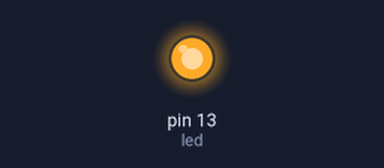
Recording of a sketch running on a simulated Arduino Uno, built with avr-gcc and run on an emulated ATmega328P. Shown: output pins drawn as LEDs (lit = HIGH).

Above: at 2.0 s.
At 15.5 s:
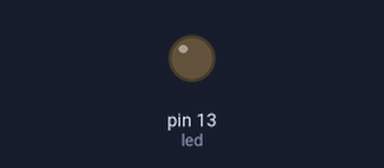
Timing chart, 0 to 35.1 s (numbered marks = the images above):
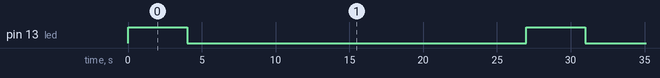

Measured:
- by itself, pin 13 (led): alternates HIGH for 4.0 s and LOW for 23.0 s

The sketch:

R7_A1.ino
```cpp
// C++ code
//
int led = 13;
void setup()
{
  pinMode(led, OUTPUT);
}

void loop()
{
  digitalWrite(13, HIGH);
  delay(4000); // Wait for 1000 millisecond(s)
  digitalWrite(13, LOW);
  delay(5000); // Wait for 1000 millisecond(s)

  digitalWrite(12, HIGH);
  delay(2000); // Wait for 1000 millisecond(s)
  digitalWrite(12, LOW);
  delay(7000); // Wait for 1000 millisecond(s)

  digitalWrite(11, HIGH);
  delay(3000); // Wait for 1000 millisecond(s)
  digitalWrite(11, LOW);
  delay(6000); // Wait for 1000 millisecond(s)
}
```
